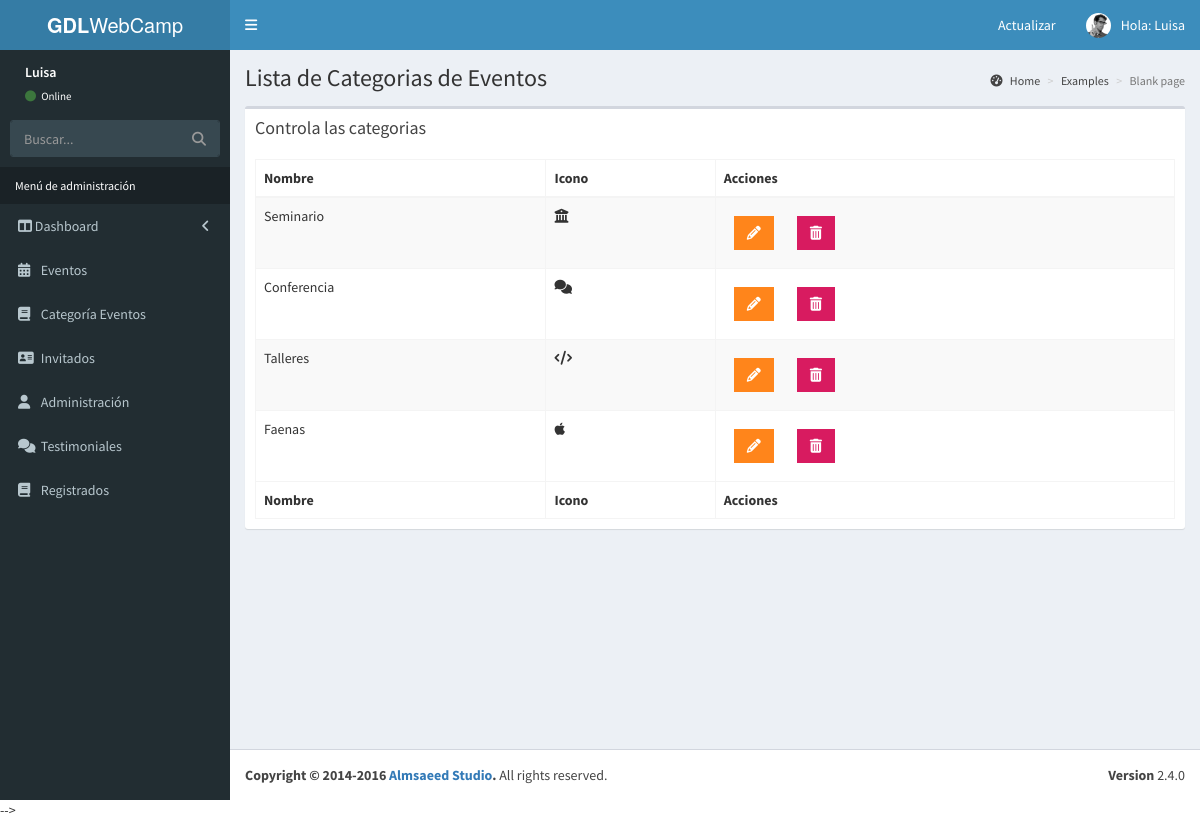
Page /admin/lista-categoria.php (signed in) on the committed database.
### tables this page shows
CREATE TABLE `categoria_evento` (
  `id_categoria` tinyint(10) NOT NULL,
  `cat_evento` varchar(50) NOT NULL,
  `icono` varchar(50) NOT NULL,
  `editado` datetime NOT NULL
);

### admin/lista-categoria.php (the view, shortened to what this page needs)
<?php
  include_once 'templates/header.php';
  include_once 'templates/barra.php';
  include_once 'templates/navegacion.php';
  include_once 'funciones/funciones.php';
?>
  <div class="content-wrapper">
    <section class="content-header">
      <h1>
        Lista de Categorias de Eventos
      </h1>
      <ol class="breadcrumb">
        <li><a href="#"><i class="fa fa-dashboard"></i> Home</a></li>
        <li><a href="#">Examples</a></li>
        <li class="active">Blank page</li>
      </ol>
    </section>
    <section class="content">
      <div class="row">
        <div class="col-xs-12">
          <div class="box">
            <div class="box-header">
              <h3 class="box-title">Controla las categorias</h3>
            </div>
            <div class="box-body">
              <table id="registros" class="table table-bordered table-striped">
                <thead>
                <tr>
                  <th>Nombre</th>
                  <th>Icono</th>
                  <th>Acciones</th>
                </tr>
                </thead>
                <tbody>
              	<?php
              		try {
              			$sql="SELECT * FROM categoria_evento";
              			$resultado=$conn->query($sql);
              		} catch (Exception $e) {
              			echo 'Error: '.$e->getMessage();
              		}
              		while($categoria=$resultado->fetch_assoc()){
              			?>
              			<tr>
		                  <td><?php echo $categoria['cat_evento']; ?></td>
		                  <td><i class="fa <?php echo $categoria['icono']; ?>"></i></td>
		                  <td>
		                  	<a href="editar-categoria.php?id=<?php echo $categoria['id_categoria']; ?>" class="btn bg-orange btn-flat margin"><i class="fas fa-pencil-alt"></i></a>
		                  	<a href="#" data-id="<?php echo $categoria['id_categoria']; ?>" class="btn bg-maroon btn-flat margin borrar_registro" data-tipo="categoria"><i class="fa fa-trash"></i></a>
		                  </td>
		                </tr>
              			<?php
              		}
              	?>
                </tbody>
                <tfoot>
                <tr>
                  <th>Nombre</th>
                  <th>Icono</th>
                  <th>Acciones</th>
                </tr>
                </tfoot>
              </table>
            </div>
          </div>
        </div>
      </div>
    </section>
  </div>
<?php
  include_once 'templates/footer.php';
?>

### admin/css/admin.css (style rules this page uses)
.content-wrapper { overflow: auto; }

### rows in the picture
categoria_evento: cat_evento "Seminario"
categoria_evento: cat_evento "Conferencia"
categoria_evento: cat_evento "Talleres"
categoria_evento: cat_evento "Faenas"

### other values in the picture
$_SESSION['nombre'] "Luisa"
